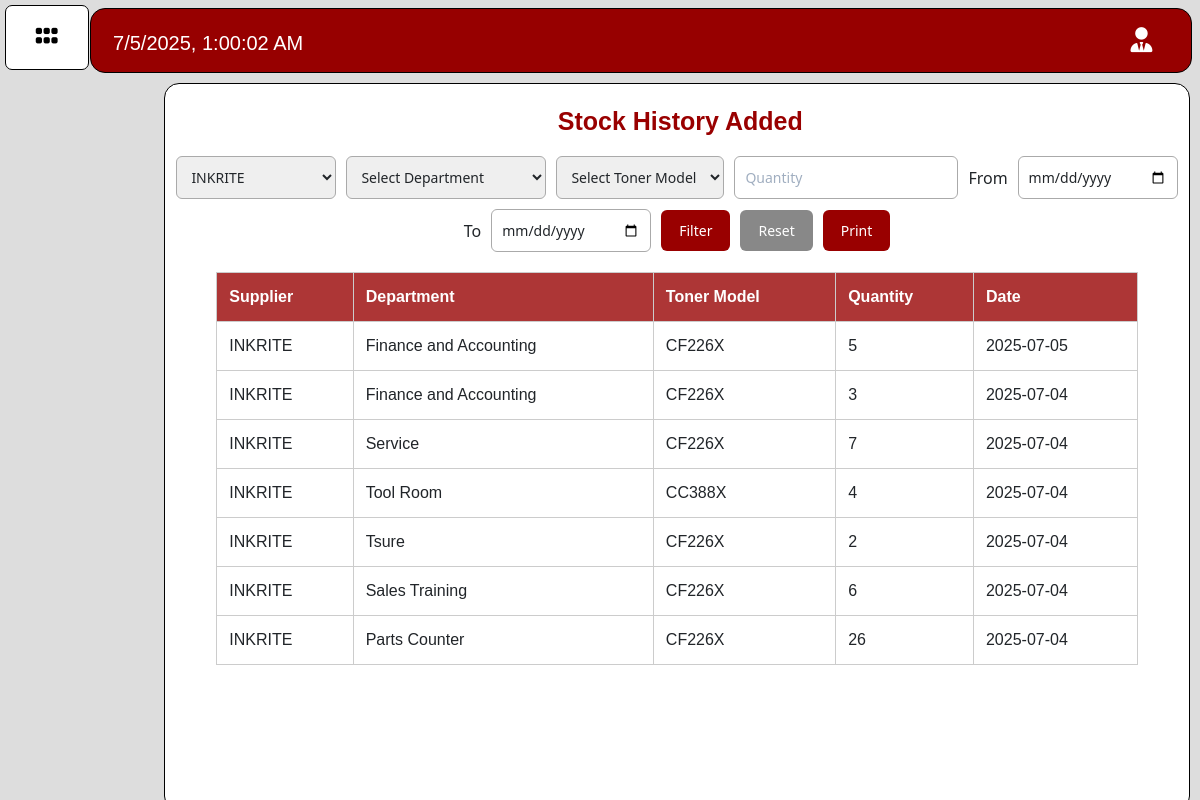
Page /first_project/admin/stocks_history.php?supplier=INKRITE (signed in) on the committed database.
### tables this page shows
CREATE TABLE `inventory_transaction` (
  `id` int(11) NOT NULL,
  `supplier` varchar(255) NOT NULL,
  `department` varchar(255) NOT NULL,
  `toner_model` varchar(255) NOT NULL,
  `quantity` int(2) NOT NULL,
  `date_added` date NOT NULL
);

### first_project/admin/stocks_history.php (the view, shortened to what this page needs)
<!DOCTYPE html>
<html lang="en">
<head>
    <?php include 'nav.php'; ?>
    <link rel="stylesheet" href="https://unpkg.com/leaflet@1.9.4/dist/leaflet.css"
 />
</head>
<body>
    <div class="Container">
        <div class="displayadd bg-transparent">
            <h1>Stock History Added</h1>
            <form method="get" style="margin: 20px 0; display: flex; gap: 10px; flex-wrap: wrap;">
                <select name="supplier">
                    <?php
                    $supplier = ["INKRITE", "ERBM", "CANON"];
                    foreach ($supplier as $sup) {
                        $selected = ($_GET['supplier'] ?? '') === $sup ? 'selected' : '';
                        echo "<option value=\"$sup\" $selected>$sup</option>";
                    }
                    ?>
                </select>
                <select name="department">
                    <option value="" disabled hidden <?php if (empty($_GET['department'])) echo 'selected'; ?>>Select Department</option>
                </select>
                <select name="toner_model">
                    <option value="" disabled hidden <?php if (empty($_GET['toner_model'])) echo 'selected'; ?>>Select Toner Model</option>
                </select>
                <input type="number" name="quantity" placeholder="Quantity" value="<?php echo htmlspecialchars($_GET['quantity'] ?? ''); ?>">
                <label for="date_from">From</label>
                <input type="date" id="date_from" name="date_from" value="<?php echo htmlspecialchars($_GET['date_from'] ?? ''); ?>">
                <label for="date_to">To</label>
                <input type="date" id="date_to" name="date_to" value="<?php echo htmlspecialchars($_GET['date_to'] ?? ''); ?>">
                <button type="submit">Filter</button>
                <a href="stocks_history.php" style="text-decoration: none;">
                    <button type="button">Reset</button>
                </a>
                <button type="button" onclick="printTable()">Print</button>
            </form>
        </div>
        <div class="table-wrapper">
            <table>
                <thead>
                    <tr>
                        <th>Supplier</th>
                        <th>Department</th>
                        <th>Toner Model</th>
                        <th>Quantity</th>
                        <th>Date</th>
                    </tr>
                </thead>
                <tbody>
                    <?php
                    require_once "database.php";
                    $supplier = $_GET['supplier'] ?? '';
                    $where = [];
                    if (!empty($supplier)) {
                        $where[] = "supplier = '" . mysqli_real_escape_string($conn, $supplier) . "'";
                    }
                    $whereClause = '';
                    if (!empty($where)) {
                        $whereClause = 'WHERE ' . implode(' AND ', $where);
                    }
                    $sql = "SELECT * FROM inventory_transaction $whereClause ORDER BY id DESC";
                    $result = mysqli_query($conn, $sql);
                    if (mysqli_num_rows($result) > 0):
                        while ($row = mysqli_fetch_assoc($result)):
                    ?>
                            <tr>
                                <td><?php echo htmlspecialchars($row['supplier']); ?></td>
                                <td><?php echo htmlspecialchars($row['department']); ?></td>
                                <td><?php echo htmlspecialchars($row['toner_model']); ?></td>
                                <td><?php echo htmlspecialchars($row['quantity']); ?></td>
                                <td><?php echo htmlspecialchars($row['date_added']); ?></td>
                            </tr>
                        <?php endwhile;
                    else: ?>
                        <tr>
                            <td colspan="5">No records found.</td>
                        </tr>
                    <?php endif; ?>
                </tbody>
            </table>
        </div>
    </div>
</body>
</html>

### first_project/admin/nav.php (shortened to what this page needs)
<!DOCTYPE html>
<html lang="en">
<head>
    <link href="https://cdn.jsdelivr.net/npm/bootstrap@5.3.2/dist/css/bootstrap.min.css" rel="stylesheet">
    <link href="https://unpkg.com/tailwindcss@^1.0/dist/tailwind.min.css" rel="stylesheet">
    <link rel="stylesheet" href="https://unpkg.com/leaflet@1.9.4/dist/leaflet.css" />
</head>
<body>
    <div class="container">
        <h1 id="datetime"></h1>
        <div class="navigation">
            <a class="button" onclick="logout()">
                <i class="fa-solid fa-user-tie"></i>
            </a>
        </div>
    </div>
    <div class="navbar">
        <div class="togglebtn">
            <button id="toggleNavButton" class="toggle-nav-button bg-transparent">
                <i class="fa-solid fa-grip"></i>
            </button>
        </div>
    </div>
</body>
</html>

### first_project/admin/nav.php (style rules this page uses)
.container { border: 1px white solid; position: fixed; margin: 0.7%; right: 0; height: 65px; min-width: 82%; margin-left: 100px; background-color: rgb(151, 0, 0); border-radius: 15px; border: 1px black solid; display: flex; z-index: 1; }
h1 { margin: 3.5px; margin-top: 22px; margin-left: 10px; color: white; background-color: transparent; font-family: 'Rubik', sans-serif; font-size: 23px; font-family: 'Merriweather Sans', sans-serif; }
#datetime { color: white; font-size: 20px; }
.navigation { position: absolute; margin-top: -7px; right: 5px; background-color: transparent; }
.navigation i { color: white; margin-left: -2px; font-size: 25px; background-color: transparent; margin-top: -1px; }
.button { text-decoration: none; float: right; padding: 12px; margin: 15px; width: 50px; background-color: transparent; transition: width .35s; -webkit-transition: width .35s; overflow: hidden; }
.navigation a { text-decoration: none; }
.navbar { position: fixed; width: 250px; height: 98.8%; background-color: #ffffff; font-family: 'Mulish', sans-serif; font-weight: 600; margin: 0.4%; border-radius: 15px; border: 1px black solid; }
a { color: black; cursor: pointer; }
.nav a, i { color: black; text-decoration: none; margin: 10px; }
.togglebtn { display: none; }
@media screen and (max-width: 1555px) and (min-width: 320px) { .container { max-width: 91.8%; } }
@media screen and (max-width: 1555px) and (min-width: 320px) { .toggle-nav-button, .togglebtn { display: block; } }
@media screen and (max-width: 1555px) and (min-width: 320px) { .navbar { width: 7%; height: 65px; border-radius: 15px; z-index: 1; border-radius: 7px; } }
@media screen and (max-width: 1555px) and (min-width: 320px) { .togglebtn { background-color: transparent; margin: auto; margin-top: 0%; text-align: center; font-size: 25px; } }

### first_project/admin/stocks_history.php (style rules this page uses)
body { background-color: rgb(221, 221, 221); }
.Container { display: flex; flex-direction: column; background-color: white; width: 85.5%; height: 91%; position: fixed; right: 10px; margin-top: 83px; border: 1px black solid; border-radius: 15px; padding-bottom: 20px; }
.displayadd h1 { color: #990000; font-family: 'Mulish', sans-serif; font-size: 25px; font-weight: bold; text-align: center; }
.table-wrapper { overflow-y: auto; max-height: 90%; display: flex; justify-content: center; }
table { width: 90%; border-collapse: collapse; font-family: Arial, sans-serif; border-radius: 15px; }
thead th { position: sticky; top: 0; background-color: rgb(173, 54, 54); color: white; z-index: 2; }
th, td { border: 1px solid #ccc; padding: 12px; text-align: left; }
th { background-color: rgb(173, 54, 54); color: white; }
form { display: flex; flex-wrap: wrap; gap: 15px; justify-content: center; align-items: center; margin: 20px auto; background-color: rgb(255, 255, 255); border-radius: 10px; width: 100%; }
form select, form input[type="number"], form input[type="date"] { padding: 10px; font-size: 14px; border-radius: 6px; border: 1px solid #aaa; min-width: 160px; }
form button { padding: 10px 18px; font-size: 14px; background-color: #990000; color: white; border: none; border-radius: 6px; cursor: pointer; transition: background-color 0.3s ease; }
form a button { background-color: #888; }

### rows in the picture
inventory_transaction: supplier "INKRITE", department "Finance and Accounting", toner_model "CF226X", quantity "5", date_added "2025-07-05"
inventory_transaction: supplier "INKRITE", department "Finance and Accounting", toner_model "CF226X", quantity "3", date_added "2025-07-04"
inventory_transaction: supplier "INKRITE", department "Service", toner_model "CF226X", quantity "7", date_added "2025-07-04"
inventory_transaction: supplier "INKRITE", department "Tool Room", toner_model "CC388X", quantity "4", date_added "2025-07-04"
inventory_transaction: supplier "INKRITE", department "Tsure", toner_model "CF226X", quantity "2", date_added "2025-07-04"
inventory_transaction: supplier "INKRITE", department "Sales Training", toner_model "CF226X", quantity "6", date_added "2025-07-04"
inventory_transaction: supplier "INKRITE", department "Parts Counter", toner_model "CF226X", quantity "26", date_added "2025-07-04"

### other values in the picture
form field supplier "INKRITE"
